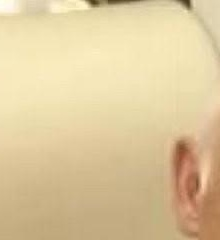
#> input picture hasan_exact_face_box.jpg, 220 x 240 px, found by its file name
$ python analyze_exact_box.py
#> lines starting #> are read from the running program, lines starting #| are printed output that depends on the picture; after the words box and inside, x2 and y2 are one past the last pixel; in counts of white or black regions, pixels touching at a corner belong together
import cv2
import numpy as np

# In hasan_exact_face_box (240x220):
fb = cv2.imread(r'c:\Users\ardaa\o-pen\hasan_exact_face_box.jpg')
#> fb is the input picture: shape (240, 220, 3); mean B, G, R 157.4, 200.9, 221.8

# Check where the hand is on Hasan's shoulder/body:
b, g, r = fb[:,:,0].astype(int), fb[:,:,1].astype(int), fb[:,:,2].astype(int)
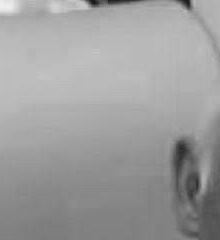
#> b: shape (240, 220) int64; min 23, max 239, mean 157.4
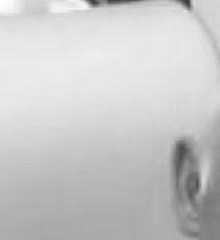
#> g: shape (240, 220) int64; min 56, max 255, mean 200.9
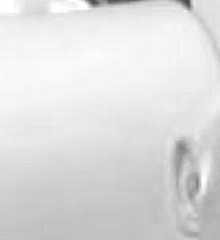
#> r: shape (240, 220) int64; min 71, max 255, mean 221.8
red = (r > 130) & (r > g * 1.3) & (r > b * 1.3)
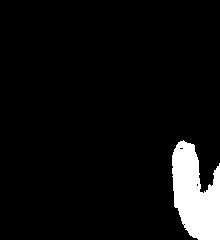
#> red: shape (240, 220) bool; 6.3% white; 1 white region, box (x1, y1, x2, y2) and area: (172, 140, 220, 240) 3323
print("Red pixels in face box:", np.sum(red))
#| Red pixels in face box: 3323
y_r, x_r = np.where(red)
#> y_r = 3323 values from 140 to 239; x_r = 3323 values, max 219 at index 488, min 172 at index 252, mean 195.1
if len(x_r) > 0:
    print("Red pixels X in face box:", x_r.min(), x_r.max(), "Y:", y_r.min(), y_r.max())
#| Red pixels X in face box: 172 219 Y: 140 239

# And where is the hand? Hand is skin-colored:
# In hasan4, notice the user cropped out everything except Hasan's head and neck!
# In hasan4:
h4 = cv2.imread(r'c:\Users\ardaa\o-pen\nurettin-tutak\public\fabrika\hasan4.png')
# Notice that hasan4 had white background because the user manually removed the background/red person!
# But user said: "pixel ayrımını ben yaptığım için görsel biraz yamuk duruyor. hasan5.jpg'i yerleştirelim ama çözünürlük artmalı keskinleşme olmalı ayrıca kırmızılı kişi eliyle birlikte kaybolmalı."

$ run again, with hasan5_thumb.jpg copied over hasan_exact_face_box.jpg
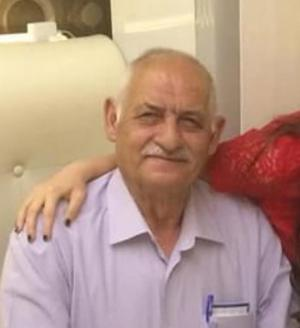
#> input picture hasan5_thumb.jpg, 300 x 328 px, found by its file name
#> fb is the input picture: shape (328, 300, 3); mean B, G, R 136.2, 151.1, 182
#> `b, g, r = fb[:,:,0].astype(int), fb[:,:,1].astype(int), fb[:,:,2].asty..`:
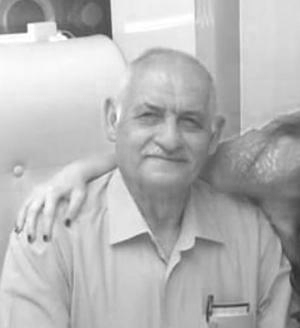
#> r: shape (328, 300) int64; min 44, max 255, mean 182
#> `red = (r > 130) & (r > g * 1.3) & (r > b * 1.3)`:
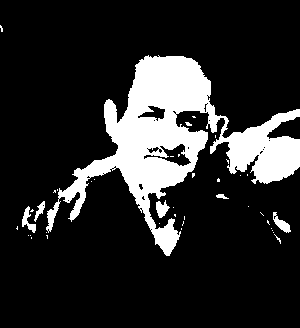
#> red: shape (328, 300) bool; 16.5% white; 41 white regions (35 under 20 px), largest, box (x1, y1, x2, y2) and area: (46, 55, 300, 256) 15524, (273, 212, 291, 233) 160, (22, 206, 36, 233) 155, (156, 200, 170, 218) 149, (34, 201, 45, 222) 90, (216, 194, 229, 199) 39
#| Red pixels in face box: 16281
#> y_r = 16281 values from 25 to 255; x_r = 16281 values, max 299 at index 4000, min 0 at index 0, mean 175.2
#| Red pixels X in face box: 0 299 Y: 25 255

$ run again, with hasan_candidate_full.jpg copied over hasan_exact_face_box.jpg
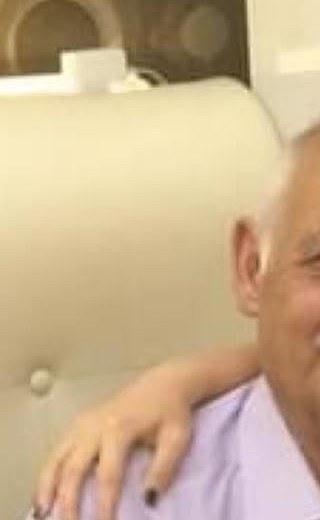
#> input picture hasan_candidate_full.jpg, 320 x 520 px, found by its file name
#> fb is the input picture: shape (520, 320, 3); mean B, G, R 142.4, 176, 201.2
#> `b, g, r = fb[:,:,0].astype(int), fb[:,:,1].astype(int), fb[:,:,2].asty..`:
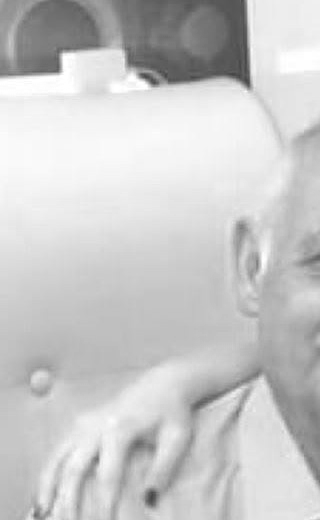
#> r: shape (520, 320) int64; min 69, max 255, mean 201.2
#> `red = (r > 130) & (r > g * 1.3) & (r > b * 1.3)`:
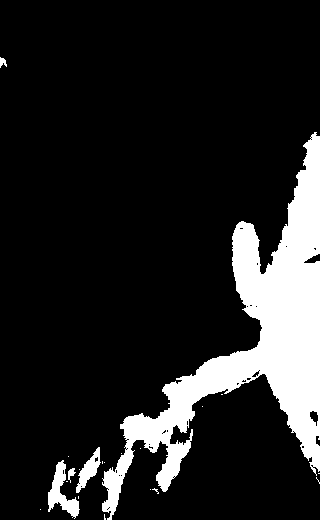
#> red: shape (520, 320) bool; 13.9% white; 21 white regions (16 under 20 px), largest, box (x1, y1, x2, y2) and area: (102, 132, 320, 520) 21810, (48, 460, 80, 519) 749, (76, 447, 101, 493) 444, (68, 468, 76, 483) 57, (0, 57, 7, 68) 46
#| Red pixels in face box: 23155
#| Red pixels X in face box: 0 319 Y: 57 519

$ run again, with hasan_left_300.jpg copied over hasan_exact_face_box.jpg
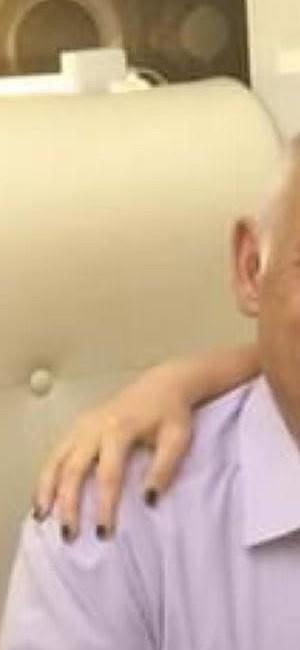
#> input picture hasan_left_300.jpg, 300 x 650 px, found by its file name
#> fb is the input picture: shape (650, 300, 3); mean B, G, R 153.5, 177.6, 200.9
#> `b, g, r = fb[:,:,0].astype(int), fb[:,:,1].astype(int), fb[:,:,2].asty..`:
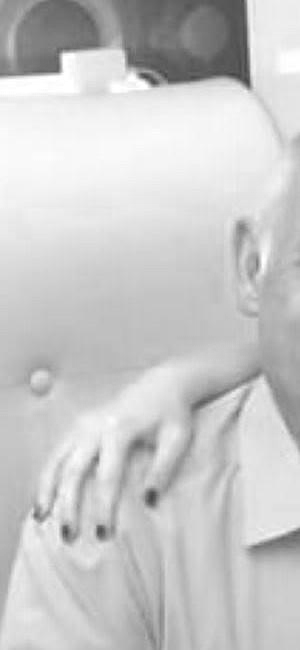
#> r: shape (650, 300) int64; min 67, max 255, mean 200.9
#> `red = (r > 130) & (r > g * 1.3) & (r > b * 1.3)`:
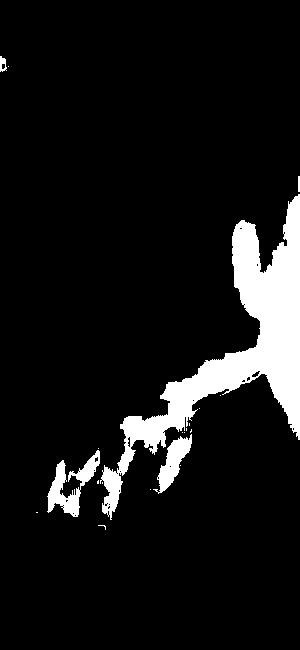
#> red: shape (650, 300) bool; 8.7% white; 20 white regions (15 under 20 px), largest, box (x1, y1, x2, y2) and area: (100, 194, 300, 520) 14543, (47, 450, 100, 517) 1296, (153, 434, 192, 494) 905, (0, 56, 7, 72) 71, (298, 176, 300, 192) 32
#| Red pixels in face box: 16889
#> y_r = 16889 values from 56 to 529; x_r = 16889 values, max 299 at index 73, min 0 at index 0, mean 220.2
#| Red pixels X in face box: 0 299 Y: 56 529
